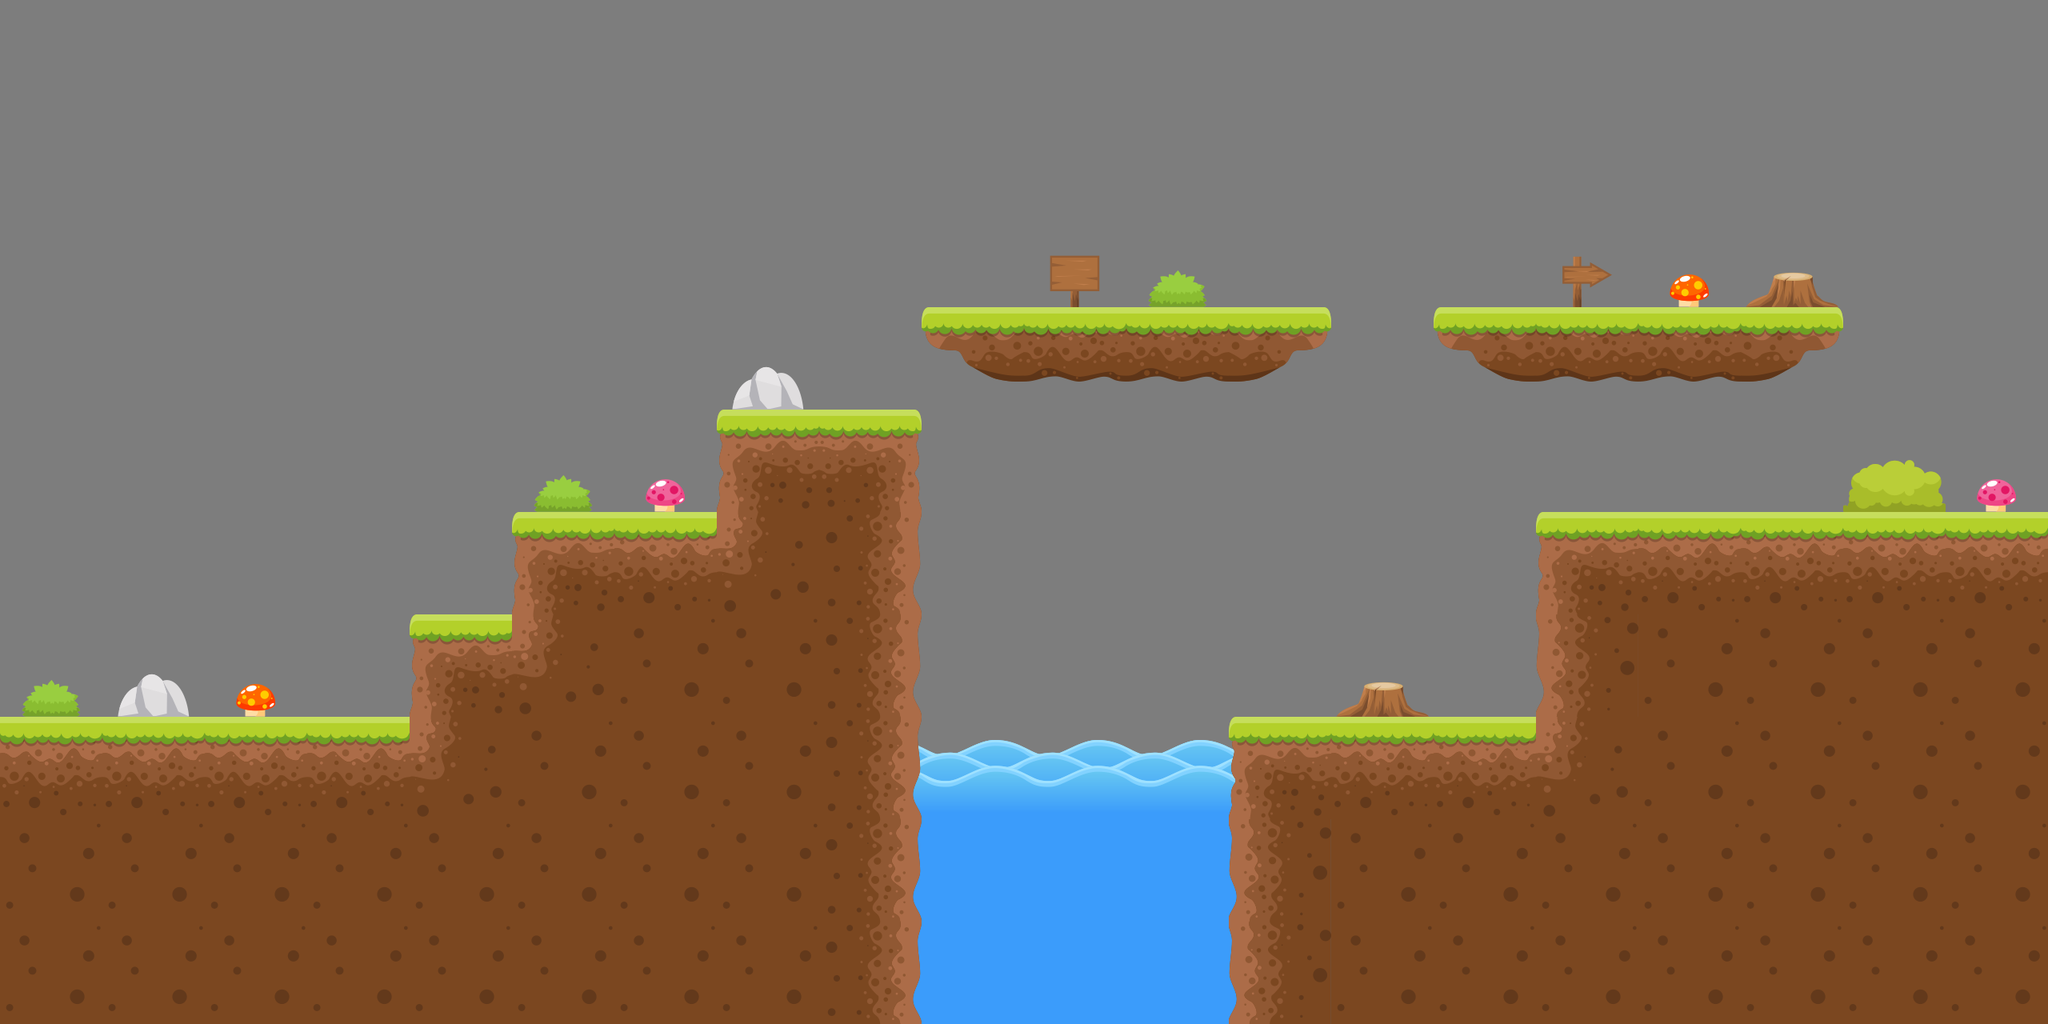

A 2D game scene composited from a Tiled map and its tileset images. What follows is a short description and the map's XML, with each tile layer's data collapsed to a summary:
An orthogonal 20x10 tile map with 128x128 px tiles, 2 tile layers (Tile Layer 2, Tile Layer 1), 1 hidden layer not drawn.

<map version="1.0" orientation="orthogonal" renderorder="right-down" width="20" height="10" tilewidth="128" tileheight="128" backgroundcolor="#7d7d7d" nextobjectid="1">
 <properties>
  <property name="awesome" value="42" />
 </properties>
 <tileset firstgid="1" name="free-tileset" tilewidth="128" tileheight="128" spacing="2" margin="2" tilecount="30">
  <image source="free-tileset.png" width="652" height="782" />
  <tile id="7">
   <properties>
    <property name="frog" value="dog" />
   </properties>
  </tile>
  <tile id="23">
   <properties>
    <property name="element" value="box" />
   </properties>
  </tile>
  <tile id="24">
   <properties>
    <property name="hp" value="55" />
    <property name="mp" value="16" />
   </properties>
  </tile>
 </tileset>
 <imagelayer name="Image Layer 1" visible="0">
  <image source="hills.png" />
 </imagelayer>
 <layer name="Tile Layer 2" width="20" height="10">
  <data>[200 cells, 32 non-empty, 11 distinct tile ids]</data>
 </layer>
 <layer name="Tile Layer 1" width="20" height="10">
  <properties>
   <property name="customlayerprop" value="1" />
   <property name="customlayerprop2" value="2" />
  </properties>
  <data>[200 cells, 80 non-empty, 10 distinct tile ids]</data>
 </layer>
</map>
